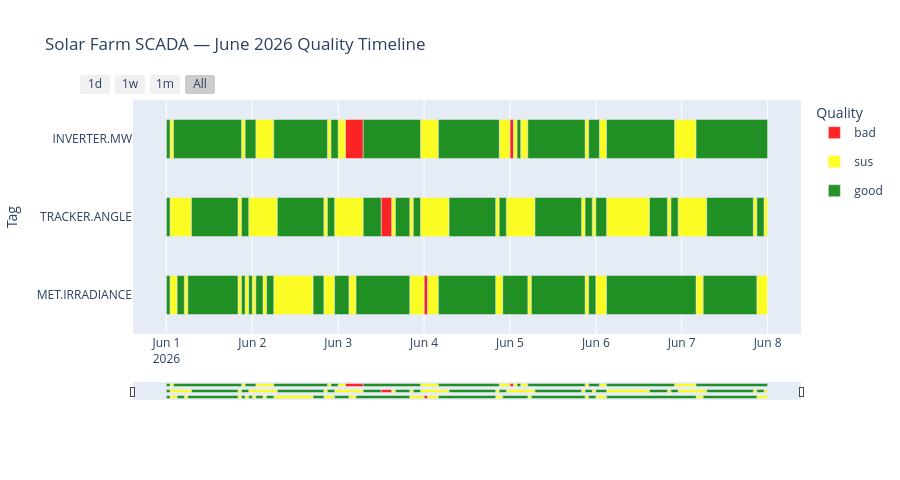

Notebook cell for this chart:
### Markdown cell above
## 4. Interactive Quality Timeline

One horizontal bar per tag. **Red = bad, Yellow = sus, Green = good.**  
Use the **range slider** at the bottom or the **1d / 1w / All** buttons to zoom.  
Hover any segment to see tag, quality level, start/end time, and duration.

### Code cell
fig = result.plot(
    title='Solar Farm SCADA — June 2026 Quality Timeline',
    height=420,
)
fig.show()
